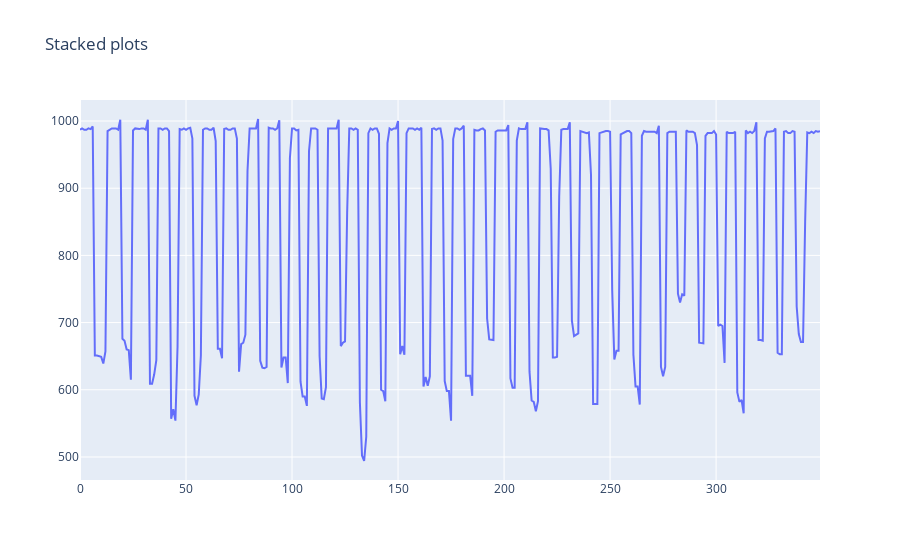

The cell this chart's notebook holds for it:
### Code cell
# Check 34 black flat stones on sensors
df_stones = pd.DataFrame()
nr_of_files = 1
for file_nr in range(1, nr_of_files + 1):
    df = pd.read_csv(f"Colab_files/black_flat_sensor_1_{file_nr}.csv", index_col='Unnamed: 0')
    df_stones[f"{str(file_nr-1)}"] = df[['0']]
line_plots(df_stones, nr_of_files)

### Figure 1 — Plotly figure (JSON) as saved in the notebook; plotly's stock layout.template omitted (floating-point values rounded to 4 significant figures; data arrays with more than 128 entries replaced by an {"elided": "..."} marker saying what was removed)
{"data": [{"mode": "lines", "type": "scatter", "x": {"elided": "350 int values"}, "y": {"elided": "350 int values"}}], "layout": {"autosize": true, "title": {"text": "Stacked plots"}, "xaxis": {"autorange": true, "range": [0, 349], "type": "linear"}, "yaxis": {"autorange": true, "range": [465.7, 1031.0], "type": "linear"}}}
